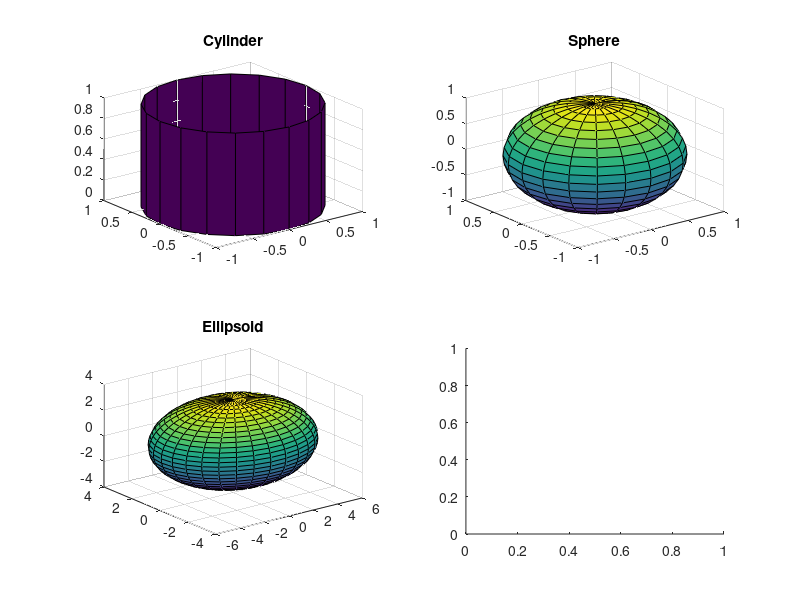

Recreate this plot in MATLAB. (Note: this script raises an error after producing the figure.)
figure

subplot(2,2,1)
cylinder
title('Cylinder')

subplot(2,2,2)
sphere
title('Sphere')

subplot(2,2,3)
ellipsoid(0,0,0,5.9,3.25,3.25,30)
title('Ellipsoid')

subplot(2,2,4)
worldmap('antarctica')
antarctica = shaperead('landareas', 'UseGeoCoords', true,...
  'Selector',{@(name) strcmp(name,'Antarctica'), 'Name'});
patchm(antarctica.Lat, antarctica.Lon, [0.5 1 0.5])
title('Antarctica')
